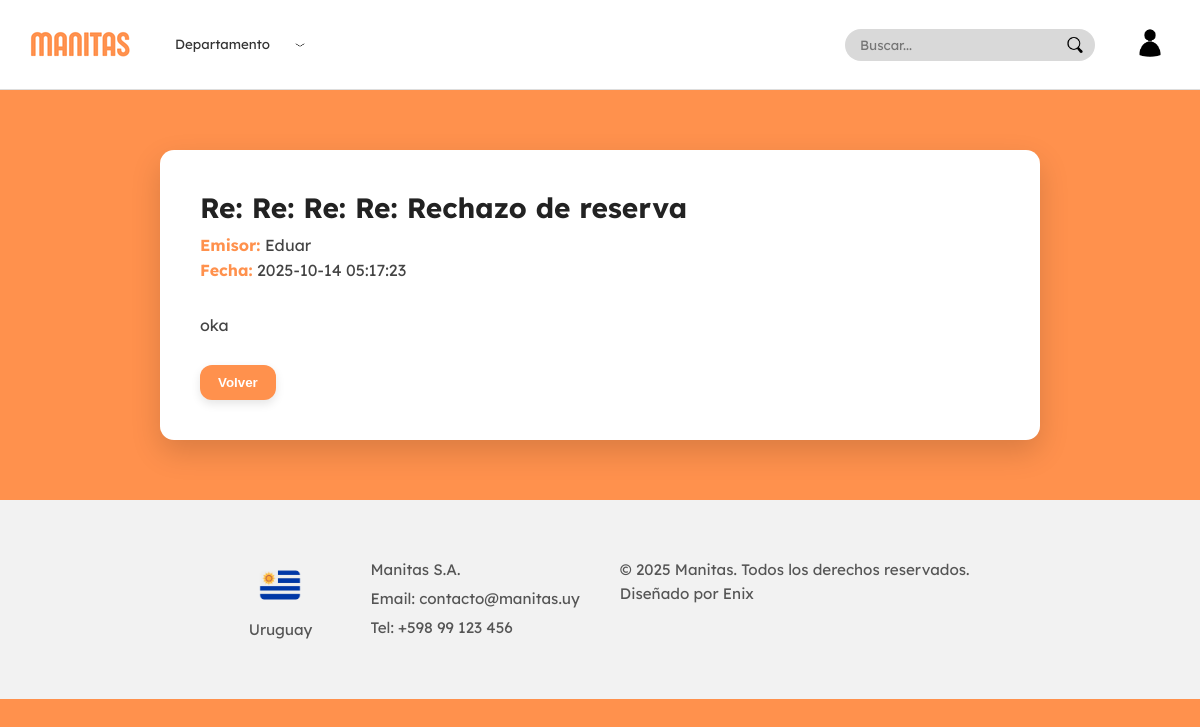
The app's page /apps/Controlador/Mensaje/detalleMensajeControlador.php?id=30 (signed in) with its own data.
### tables this page shows
CREATE TABLE `comunica` (
  `IdMensaje` int NOT NULL AUTO_INCREMENT,
  `IdUsuarioCliente` int NOT NULL,
  `IdUsuarioEmpresa` int NOT NULL,
  `Asunto` varchar(255) NOT NULL,
  `Contenido` varchar(1000) NOT NULL,
  `FechaHora` datetime NOT NULL,
  `idUsuarioEmisor` int NOT NULL,
  `notificacion` enum('no leído','leído') DEFAULT NULL,
  `IdMensajePadre` int DEFAULT NULL,
  PRIMARY KEY (`IdMensaje`),
  KEY `fk_comunica_cliente` (`IdUsuarioCliente`),
  KEY `fk_comunica_empresa` (`IdUsuarioEmpresa`),
  KEY `fk_comunica_emisor` (`idUsuarioEmisor`),
  KEY `fk_mensaje_respuesta` (`IdMensajePadre`),
  CONSTRAINT `fk_comunica_cliente` FOREIGN KEY (`IdUsuarioCliente`) REFERENCES `cliente` (`IdUsuario`) ON DELETE CASCADE,
  CONSTRAINT `fk_comunica_emisor` FOREIGN KEY (`idUsuarioEmisor`) REFERENCES `usuario` (`IdUsuario`),
  CONSTRAINT `fk_comunica_empresa` FOREIGN KEY (`IdUsuarioEmpresa`) REFERENCES `empresa` (`IdUsuario`) ON DELETE CASCADE,
  CONSTRAINT `fk_mensaje_respuesta` FOREIGN KEY (`IdMensajePadre`) REFERENCES `comunica` (`IdMensaje`) ON DELETE SET NULL
);

### apps/Controlador/Mensaje/detalleMensajeControlador.php (called while the page is built, shortened)
<?php
require_once($_SERVER['DOCUMENT_ROOT'] . '/Proyecto/apps/modelos/conexion.php');
require_once($_SERVER['DOCUMENT_ROOT'] . '/Proyecto/apps/modelos/Comunica.php');
$idMensaje = $_GET['id'] ?? null;
$mensaje = Comunica::obtenerMensajePorId($conn, $idMensaje);
include($_SERVER['DOCUMENT_ROOT'] . '/Proyecto/apps/Vistas/paginas/empresa/detalleMensaje.php');

### apps/Modelos/Comunica.php (called while the page is built, shortened)
<?php
class Comunica
{
    public static function obtenerMensajePorId($conn, $idMensaje)
    {
        $sql = "
            SELECT
                IdMensaje,
                IdUsuarioCliente,
                IdUsuarioEmpresa,
                Asunto,
                Contenido,
                FechaHora,
                IdUsuarioEmisor,
                notificacion,
                IdMensajePadre
            FROM comunica
            WHERE IdMensaje = ?
        ";
        $stmt = $conn->prepare($sql);
        $stmt->bind_param("i", $idMensaje);
        $stmt->execute();
        $resultado = $stmt->get_result();
        $mensaje = $resultado->fetch_assoc();
        $idEmisor = $mensaje['IdUsuarioEmisor'];
        $sqlCliente = "SELECT CONCAT(Nombre, ' ', Apellido) AS NombreCompleto FROM cliente WHERE IdUsuario = ?";
        $stmtCliente = $conn->prepare($sqlCliente);
        $stmtCliente->bind_param("i", $idEmisor);
        $stmtCliente->execute();
        $resCliente = $stmtCliente->get_result();
        if ($resCliente->num_rows > 0) {
            $mensaje['Emisor'] = $resCliente->fetch_assoc()['NombreCompleto'];
        } else {
            $sqlEmpresa = "SELECT NombreEmpresa FROM empresa WHERE IdUsuario = ?";
            $stmtEmpresa = $conn->prepare($sqlEmpresa);
            $stmtEmpresa->bind_param("i", $idEmisor);
            $stmtEmpresa->execute();
            $resEmpresa = $stmtEmpresa->get_result();
            if ($resEmpresa->num_rows > 0) {
                $mensaje['Emisor'] = $resEmpresa->fetch_assoc()['NombreEmpresa'];
            } else {
                $mensaje['Emisor'] = "Desconocido";
            }
        }
        return $mensaje;
    }
}

### apps/VIstas/paginas/empresa/detalleMensaje.php (the view, shortened to what this page needs)
<?php
require_once($_SERVER['DOCUMENT_ROOT'].'/Proyecto/apps/modelos/conexion.php');
require_once($_SERVER['DOCUMENT_ROOT'].'/Proyecto/apps/modelos/comunica.php');
$idMensaje = $_GET['id'] ?? 0;
$mensaje = Comunica::obtenerMensajePorId($conn, $idMensaje);
?>
<!DOCTYPE html>
<html lang="es">
<head>
    <link rel="stylesheet" href="../../../public/css/fonts.css">
    <link rel="stylesheet" href="../../../public/css/layout/navbar.css">
    <link rel="stylesheet" href="../../../public/css/layout/footer.css">
    <link rel="stylesheet" href="../../../public/css/layout/detalles_Mensaje.css">
    <link rel="stylesheet" href="/Proyecto/public/css/layout/modal_mensaje.css">
</head>
<body>
<?php include $_SERVER['DOCUMENT_ROOT'].'/Proyecto/apps/vistas/layout/navbar.php'; ?>
<div class="detalle-mensaje">
    <div class="mensaje-contenedor">
        <div class="mensaje-header">
            <h2><?= htmlspecialchars($mensaje['Asunto']) ?></h2>
            <p><strong>Emisor:</strong> <?= htmlspecialchars($mensaje['Emisor']) ?></p>
            <p><strong>Fecha:</strong> <?= htmlspecialchars($mensaje['FechaHora']) ?></p>
        </div>
        <div class="mensaje-body">
            <p><?= nl2br(htmlspecialchars($mensaje['Contenido'])) ?></p>
        </div>
        <div class="mensaje-footer">
            <button onclick="history.back()" class="btn-volver">Volver</button>
        </div>
    </div>
</div>
<?php include $_SERVER['DOCUMENT_ROOT'].'/Proyecto/apps/vistas/layout/footer.php'; ?>
</body>
</html>

### public/css/layout/navbar.css (style rules this page uses)
body { margin: 0; font-family: 'Lexend', sans-serif; }

### public/css/layout/detalles_mensaje.css (style rules this page uses)
body { background-color: #ff914d; font-family: 'Lexend', sans-serif; margin: 0; padding: 0; }
.detalle-mensaje { display: flex; justify-content: center; align-items: flex-start; padding: 60px 20px; }
.mensaje-contenedor { background: #fff; border-radius: 14px; box-shadow: 0 12px 30px rgba(0,0,0,0.15); max-width: 800px; width: 95%; padding: 40px; display: flex; flex-direction: column; gap: 25px; }
.mensaje-contenedor h2 { color: #222; font-weight: 700; margin: 0 0 10px 0; font-size: 28px; }
.mensaje-contenedor p { margin: 5px 0; color: #444; }
.mensaje-contenedor p strong { color: #ff914d; }
.btn-volver, .btn-responder { display: inline-block; padding: 10px 18px; border-radius: 12px; background-color: #ff914d; color: #fff; font-weight: 600; text-align: center; cursor: pointer; border: none; box-shadow: 0 4px 10px rgba(0,0,0,0.1); }

### records on screen
comunica: Asunto "Re: Re: Re: Re: Rechazo de reserva", FechaHora "2025-10-14 05:17:23", Contenido "oka"

### other values on screen
$mensaje['Emisor'] "Eduar"
